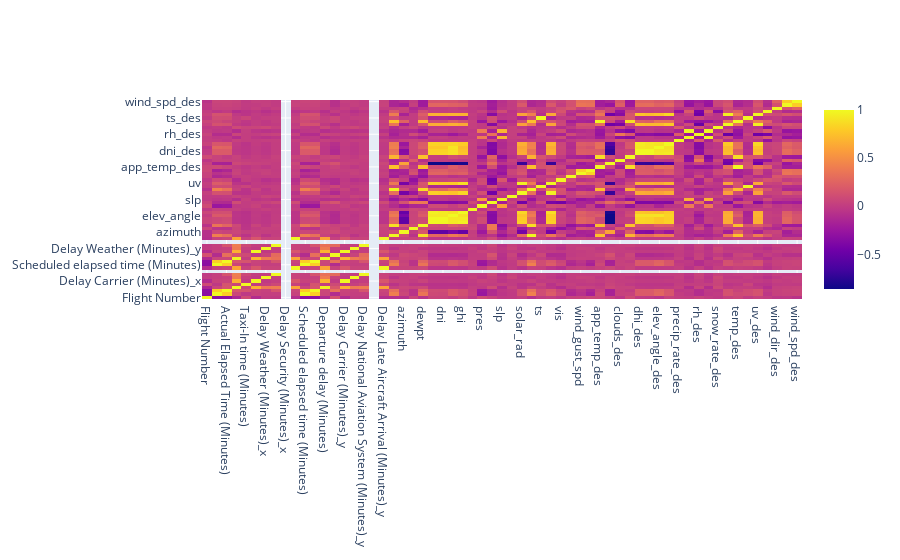

Write notebook code for a chart like this one.
### Code cell
numeric_columns = airline_data.select_dtypes(include=['float64', 'int64'])

correl = numeric_columns.corr()

trace = go.Heatmap(z=correl.values,
                  x=correl.index.values,
                  y=correl.columns.values)
data=[trace]
plotly.offline.iplot(data, filename='Airline data heatmap')

### Figure 1 — Plotly figure (JSON) as saved in the notebook; plotly's stock layout.template omitted (floating-point values rounded to 4 significant figures; data arrays with more than 128 entries replaced by an {"elided": "..."} marker saying what was removed)
{"data": [{"type": "heatmap", "x": ["Flight Number", "Scheduled Elapsed Time (Minutes)", "Actual Elapsed Time (Minutes)", "Arrival Delay (Minutes)", "Taxi-In time (Minutes)", "Delay Carrier (Minutes)_x", "Delay Weather (Minutes)_x", "Delay National Aviation System (Minutes)_x", "Delay Security (Minutes)_x", "Delay Late Aircraft Arrival (Minutes)_x", "Scheduled elapsed time (Minutes)", "Actual elapsed time (Minutes)", "Departure delay (Minutes)", "Taxi-Out time (Minutes)", "Delay Carrier (Minutes)_y", "Delay Weather (Minutes)_y", "Delay National Aviation System (Minutes)_y", "Delay Security (Minutes)_y", "Delay Late Aircraft Arrival (Minutes)_y", "app_temp", "azimuth", "clouds", "dewpt", "dhi", "dni", "elev_angle", "ghi", "precip_rate", "pres", "rh", "slp", "snow_rate", "solar_rad", "temp", "ts", "uv", "vis", "wind_dir", "wind_gust_spd", "wind_spd", "app_temp_des", "azimuth_des", "clouds_des", "dewpt_des", "dhi_des", "dni_des", "elev_angle_des", "ghi_des", "precip_rate_des", "pres_des", "rh_des", "slp_des", "snow_rate_des", "solar_rad_des", "temp_des", "ts_des", "uv_des", "vis_des", "wind_dir_des", "wind_gust_spd_des", "wind_spd_des"], "y": ["Flight Number", "Scheduled Elapsed Time (Minutes)", "Actual Elapsed Time (Minutes)", "Arrival Delay (Minutes)", "Taxi-In time (Minutes)", "Delay Carrier (Minutes)_x", "Delay Weather (Minutes)_x", "Delay National Aviation System (Minutes)_x", "Delay Security (Minutes)_x", "Delay Late Aircraft Arrival (Minutes)_x", "Scheduled elapsed time (Minutes)", "Actual elapsed time (Minutes)", "Departure delay (Minutes)", "Taxi-Out time (Minutes)", "Delay Carrier (Minutes)_y", "Delay Weather (Minutes)_y", "Delay National Aviation System (Minutes)_y", "Delay Security (Minutes)_y", "Delay Late Aircraft Arrival (Minutes)_y", "app_temp", "azimuth", "clouds", "dewpt", "dhi", "dni", "elev_angle", "ghi", "precip_rate", "pres", "rh", "slp", "snow_rate", "solar_rad", "temp", "ts", "uv", "vis", "wind_dir", "wind_gust_spd", "wind_spd", "app_temp_des", "azimuth_des", "clouds_des", "dewpt_des", "dhi_des", "dni_des", "elev_angle_des", "ghi_des", "precip_rate_des", "pres_des", "rh_des", "slp_des", "snow_rate_des", "solar_rad_des", "temp_des", "ts_des", "uv_des", "vis_des", "wind_dir_des", "wind_gust_spd_des", "wind_spd_des"], "z": {"elided": "61x61 float values"}}], "layout": {"autosize": true, "xaxis": {"autorange": true, "range": [-0.5, 60.5], "type": "category"}, "yaxis": {"autorange": true, "range": [-0.5, 60.5], "type": "category"}}}
